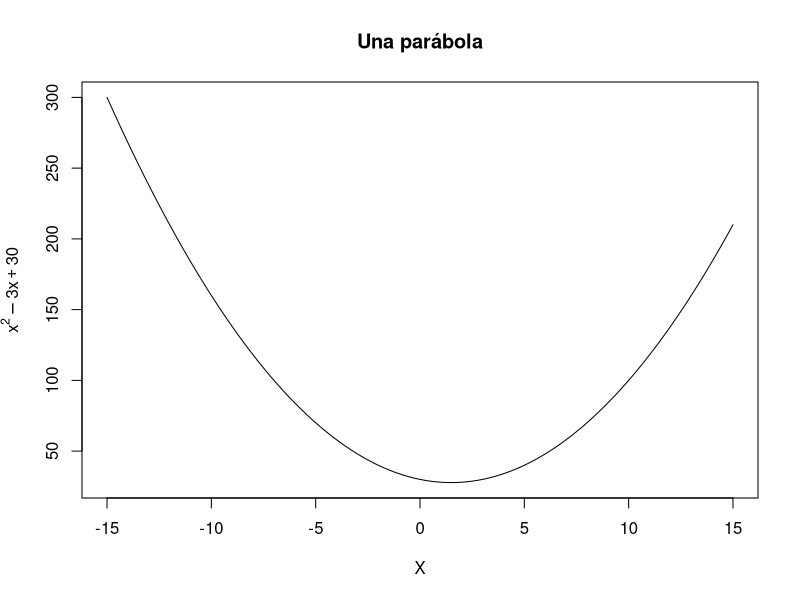
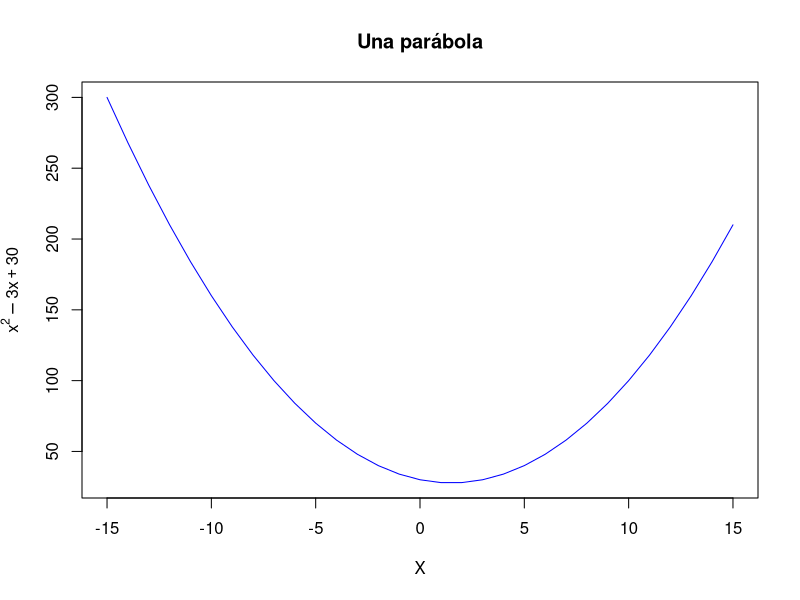
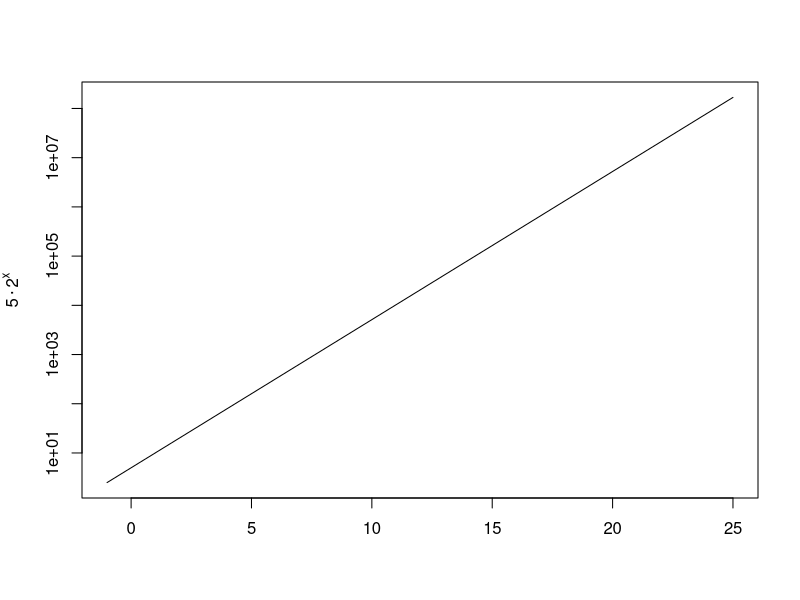
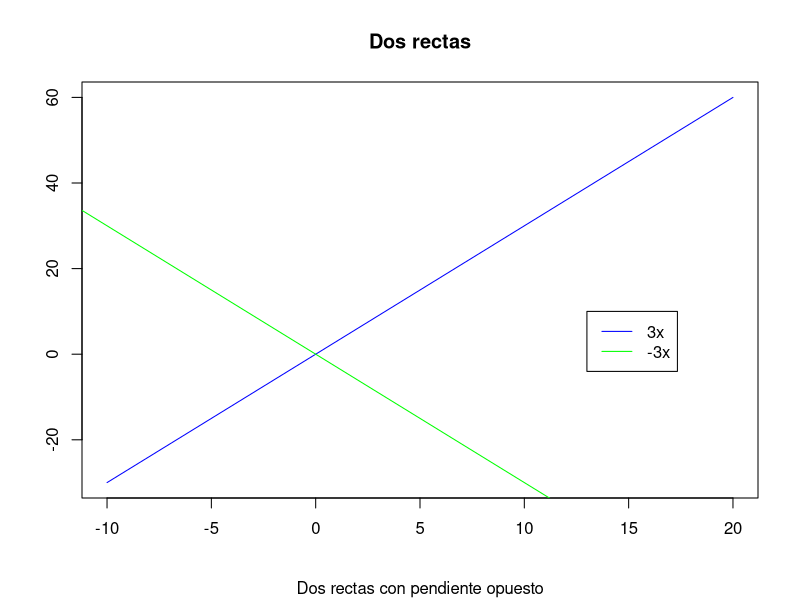
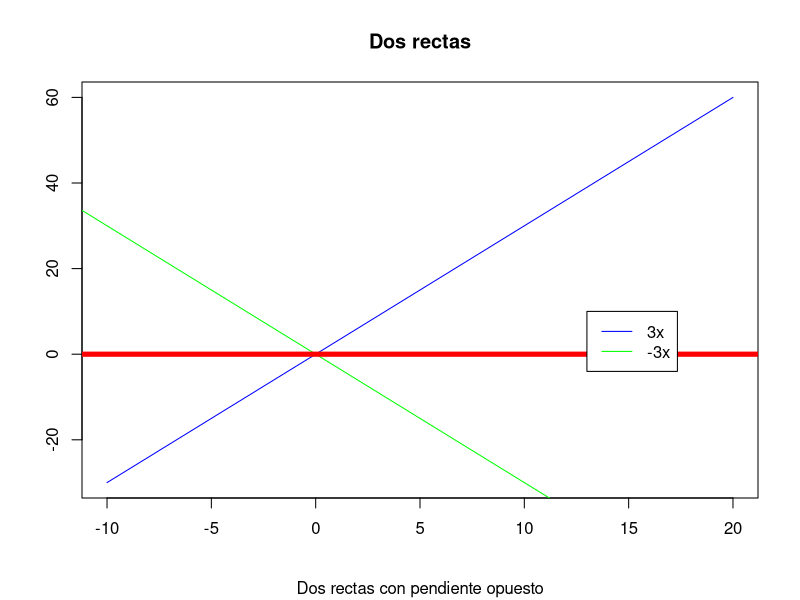
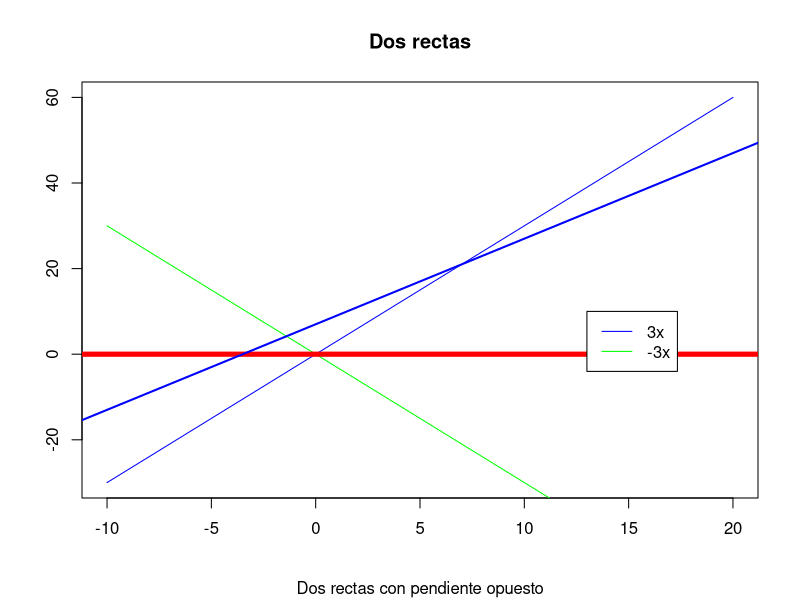

R code for these plots, in order:
## ---- chunk 1
knitr::opts_chunk$set(echo = TRUE)
## ---- chunk 2
f <- function(x){x^2-3*x+30}
curve(f, -15, 15, 
      main = "Una parábola", 
      xlab = expression(X), 
      ylab = expression(y = x^2-3*x+30)
      )
## ---- chunk 3
I <- c(-15:15)
plot(I, f(I), col = "blue", type = "l",
      main = "Una parábola", 
      xlab = expression(X), 
      ylab = expression(y = x^2-3*x+30))
## ---- chunk 4
g <- function(x){5 * 2^x}

curve(g,-1,25, log = "y", xlab = "", ylab = expression(y = 5 %.% 2^x))
## ---- chunk 5

curve(3*x,-10,20,
      xlab = "",
      ylab = "",
      col = "blue", 
      main = "Dos rectas",
      sub = "Dos rectas con pendiente opuesto"
      )
abline(0,-3, col = "green")
legend(13, 10, 
       legend =c("3x","-3x"), 
       lty =c(1, 1), 
       col =c("blue", "green"))
## ---- chunk 6
curve(3*x,-10,20,
      xlab = "",
      ylab = "",
      col = "blue", 
      main = "Dos rectas",
      sub = "Dos rectas con pendiente opuesto",
      )
abline(0,-3, col = "green")
abline(h = 0, col = "red", lwd = 5)
legend(13, 10, 
       legend =c("3x","-3x"), 
       lty =c(1, 1), 
       col =c("blue", "green"))
## ---- chunk 7
curve(3*x,-10,20,
      xlab = "",
      ylab = "",
      col = "blue", 
      main = "Dos rectas",
      sub = "Dos rectas con pendiente opuesto",
      )
curve(-3*x, col = "green", add = T)
abline(h = 0, col = "red", lwd = 5)
abline(7,2, col = "blue", lwd = 2)
legend(13, 10, 
       legend =c("3x","-3x"), 
       lty =c(1, 1), 
       col =c("blue", "green"))
